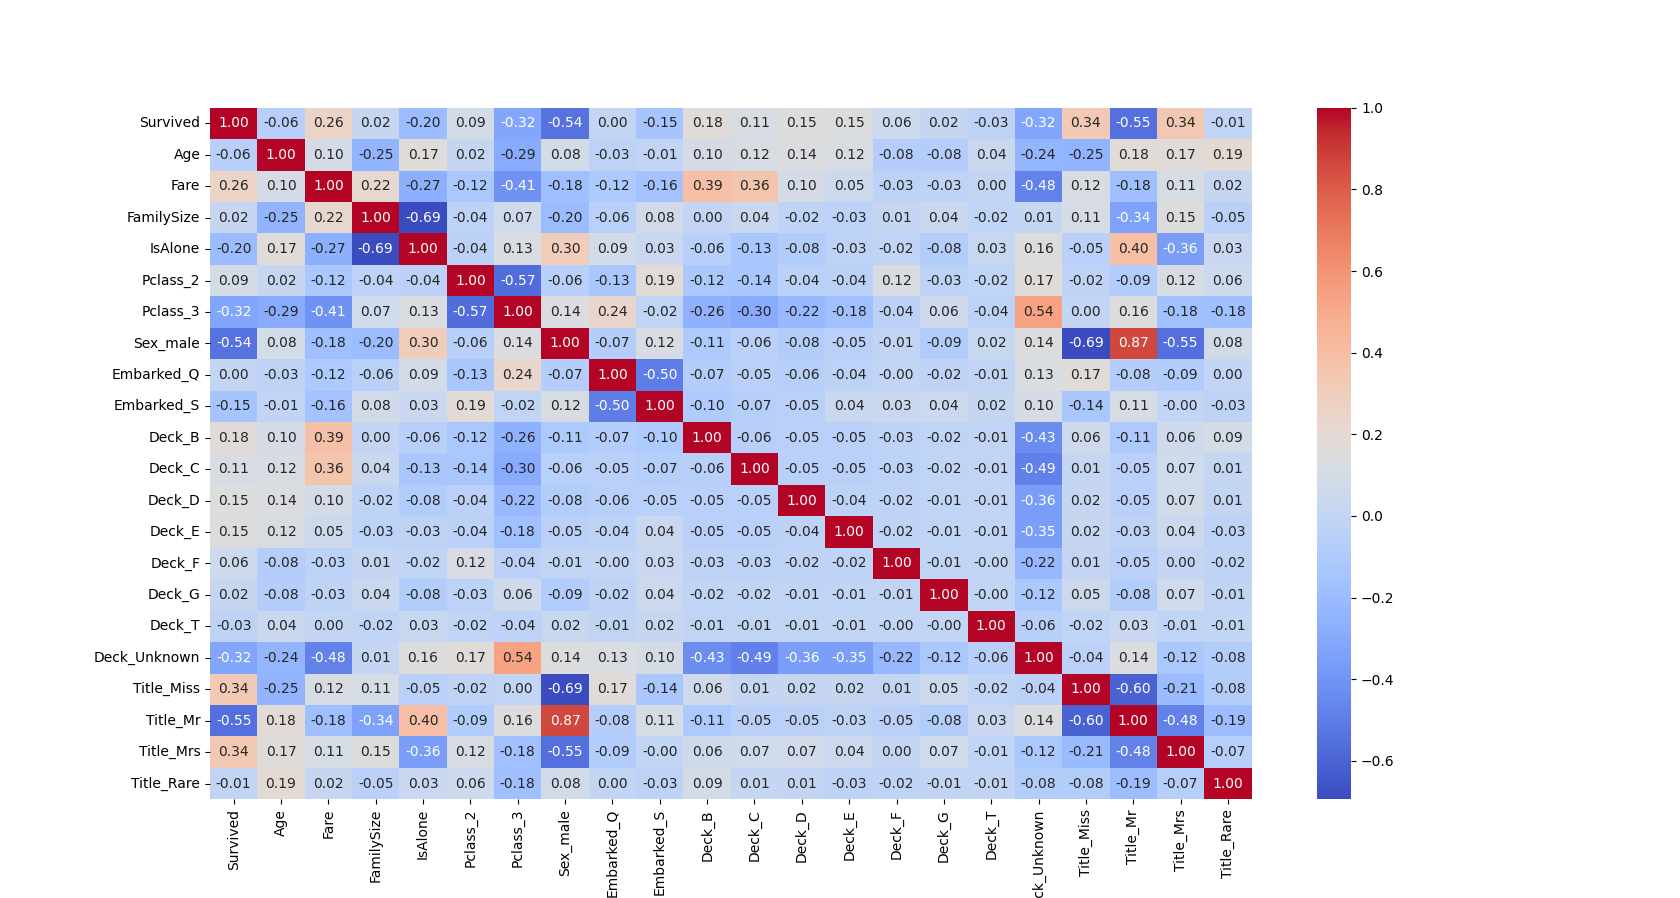

Here is the Python script that generated this plot:
import pandas as pd
import numpy as np
import seaborn as sns
import matplotlib.pyplot as plt

# Load the Titanic dataset
data = pd.read_csv("titanic.csv")

# Fill missing values in Age column with median age
data["Age"].fillna(data["Age"].median(), inplace=True)

# Fill missing values in Embarked column with mode
data["Embarked"].fillna(data["Embarked"].mode()[0], inplace=True)

# Fill missing values in Fare column with median fare for each Pclass
data["Fare"].fillna(data.groupby("Pclass")["Fare"].transform("median"), inplace=True)

# Combine SibSp and Parch columns to create FamilySize
data["FamilySize"] = data["SibSp"] + data["Parch"]

# Create IsAlone column
data["IsAlone"] = (data["FamilySize"] == 0).astype(int)

# Extract deck information from Cabin column
data["Deck"] = data["Cabin"].apply(lambda x: x[0] if pd.notnull(x) else "Unknown")

# Extract title from Name column
data["Title"] = data["Name"].str.extract(" ([A-Za-z]+)\.", expand=False)

# Replace rare titles with more common ones
title_mapping = {"Mr": "Mr", "Miss": "Miss", "Mrs": "Mrs", "Master": "Master", "Dr": "Rare", "Rev": "Rare", "Col": "Rare", "Major": "Rare", "Mlle": "Miss", "Countess": "Rare", "Ms": "Miss", "Lady": "Rare", "Jonkheer": "Rare", "Don": "Rare", "Dona": "Rare", "Mme": "Mrs", "Capt": "Rare", "Sir": "Rare"}
data["Title"] = data["Title"].map(title_mapping)

# Drop unnecessary columns
data.drop(["PassengerId", "Name", "Ticket", "Cabin", "SibSp", "Parch"], axis=1, inplace=True)

# One-hot encode categorical variables
data = pd.get_dummies(data, columns=["Pclass", "Sex", "Embarked", "Deck", "Title"], drop_first=True)

# Visualize the correlation between features and the target variable
plt.figure(figsize=(12, 10))
sns.heatmap(data.corr(), annot=True, cmap="coolwarm", fmt=".2f")
plt.show()
